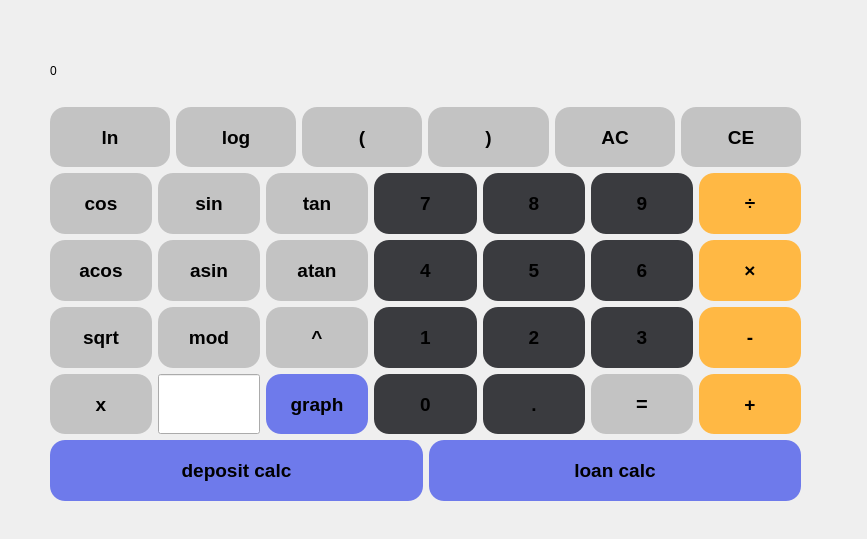
<?xml version="1.0" encoding="UTF-8"?>
<ui version="4.0">
 <class>MainWindow</class>
 <widget class="QMainWindow" name="MainWindow">
  <property name="geometry">
   <rect>
    <x>0</x>
    <y>0</y>
    <width>867</width>
    <height>539</height>
   </rect>
  </property>
  <property name="windowTitle">
   <string>MainWindow</string>
  </property>
  <property name="iconSize">
   <size>
    <width>32</width>
    <height>32</height>
   </size>
  </property>
  <widget class="QWidget" name="centralwidget">
   <widget class="QWidget" name="verticalLayoutWidget">
    <property name="geometry">
     <rect>
      <x>50</x>
      <y>40</y>
      <width>751</width>
      <height>461</height>
     </rect>
    </property>
    <property name="sizePolicy">
     <sizepolicy hsizetype="Preferred" vsizetype="Preferred">
      <horstretch>0</horstretch>
      <verstretch>0</verstretch>
     </sizepolicy>
    </property>
    <property name="maximumSize">
     <size>
      <width>800</width>
      <height>800</height>
     </size>
    </property>
    <layout class="QVBoxLayout" name="verticalLayout">
     <property name="sizeConstraint">
      <enum>QLayout::SetMinimumSize</enum>
     </property>
     <item>
      <widget class="QLabel" name="expressionLabel">
       <property name="text">
        <string>0</string>
       </property>
      </widget>
     </item>
     <item>
      <layout class="QHBoxLayout" name="horizontalLayout">
       <item>
        <widget class="QPushButton" name="pushButton_ln">
         <property name="sizePolicy">
          <sizepolicy hsizetype="Minimum" vsizetype="Preferred">
           <horstretch>0</horstretch>
           <verstretch>0</verstretch>
          </sizepolicy>
         </property>
         <property name="maximumSize">
          <size>
           <width>800</width>
           <height>800</height>
          </size>
         </property>
         <property name="font">
          <font>
           <pointsize>14</pointsize>
           <bold>true</bold>
          </font>
         </property>
         <property name="styleSheet">
          <string notr="true">background-color: rgb(195, 195, 195);
border-radius: 15px;</string>
         </property>
         <property name="text">
          <string>ln</string>
         </property>
        </widget>
       </item>
       <item>
        <widget class="QPushButton" name="pushButton_log">
         <property name="sizePolicy">
          <sizepolicy hsizetype="Minimum" vsizetype="Preferred">
           <horstretch>0</horstretch>
           <verstretch>0</verstretch>
          </sizepolicy>
         </property>
         <property name="maximumSize">
          <size>
           <width>800</width>
           <height>800</height>
          </size>
         </property>
         <property name="font">
          <font>
           <pointsize>14</pointsize>
           <bold>true</bold>
          </font>
         </property>
         <property name="styleSheet">
          <string notr="true">background-color: rgb(195, 195, 195);
border-radius: 15px;</string>
         </property>
         <property name="text">
          <string>log</string>
         </property>
        </widget>
       </item>
       <item>
        <widget class="QPushButton" name="pushButton_bracket1">
         <property name="sizePolicy">
          <sizepolicy hsizetype="Minimum" vsizetype="Preferred">
           <horstretch>0</horstretch>
           <verstretch>0</verstretch>
          </sizepolicy>
         </property>
         <property name="maximumSize">
          <size>
           <width>600</width>
           <height>600</height>
          </size>
         </property>
         <property name="font">
          <font>
           <pointsize>14</pointsize>
           <bold>true</bold>
          </font>
         </property>
         <property name="styleSheet">
          <string notr="true">background-color: rgb(195, 195, 195);
border-radius: 15px;</string>
         </property>
         <property name="text">
          <string>(</string>
         </property>
        </widget>
       </item>
       <item>
        <widget class="QPushButton" name="pushButton_bracket2">
         <property name="sizePolicy">
          <sizepolicy hsizetype="Minimum" vsizetype="Preferred">
           <horstretch>0</horstretch>
           <verstretch>0</verstretch>
          </sizepolicy>
         </property>
         <property name="maximumSize">
          <size>
           <width>600</width>
           <height>600</height>
          </size>
         </property>
         <property name="font">
          <font>
           <pointsize>14</pointsize>
           <bold>true</bold>
          </font>
         </property>
         <property name="styleSheet">
          <string notr="true">background-color: rgb(195, 195, 195);
border-radius: 15px;</string>
         </property>
         <property name="text">
          <string>)</string>
         </property>
        </widget>
       </item>
       <item>
        <widget class="QPushButton" name="pushButton_ac">
         <property name="sizePolicy">
          <sizepolicy hsizetype="Minimum" vsizetype="Preferred">
           <horstretch>0</horstretch>
           <verstretch>0</verstretch>
          </sizepolicy>
         </property>
         <property name="maximumSize">
          <size>
           <width>600</width>
           <height>600</height>
          </size>
         </property>
         <property name="font">
          <font>
           <pointsize>14</pointsize>
           <bold>true</bold>
          </font>
         </property>
         <property name="styleSheet">
          <string notr="true">background-color: rgb(195, 195, 195);
border-radius: 15px;</string>
         </property>
         <property name="text">
          <string>AC</string>
         </property>
        </widget>
       </item>
       <item>
        <widget class="QPushButton" name="pushButton_ce">
         <property name="sizePolicy">
          <sizepolicy hsizetype="Preferred" vsizetype="Minimum">
           <horstretch>0</horstretch>
           <verstretch>0</verstretch>
          </sizepolicy>
         </property>
         <property name="maximumSize">
          <size>
           <width>600</width>
           <height>600</height>
          </size>
         </property>
         <property name="font">
          <font>
           <pointsize>14</pointsize>
           <bold>true</bold>
          </font>
         </property>
         <property name="styleSheet">
          <string notr="true">background-color: rgb(195, 195, 195);
border-radius: 15px;</string>
         </property>
         <property name="text">
          <string>CE</string>
         </property>
        </widget>
       </item>
      </layout>
     </item>
     <item>
      <layout class="QHBoxLayout" name="horizontalLayout_2">
       <item>
        <widget class="QPushButton" name="pushButton_cos">
         <property name="sizePolicy">
          <sizepolicy hsizetype="Minimum" vsizetype="Preferred">
           <horstretch>0</horstretch>
           <verstretch>0</verstretch>
          </sizepolicy>
         </property>
         <property name="maximumSize">
          <size>
           <width>800</width>
           <height>800</height>
          </size>
         </property>
         <property name="font">
          <font>
           <pointsize>14</pointsize>
           <bold>true</bold>
          </font>
         </property>
         <property name="styleSheet">
          <string notr="true">background-color: rgb(195, 195, 195);
border-radius: 15px;</string>
         </property>
         <property name="text">
          <string>cos</string>
         </property>
        </widget>
       </item>
       <item>
        <widget class="QPushButton" name="pushButton_sin">
         <property name="sizePolicy">
          <sizepolicy hsizetype="Minimum" vsizetype="Preferred">
           <horstretch>0</horstretch>
           <verstretch>0</verstretch>
          </sizepolicy>
         </property>
         <property name="maximumSize">
          <size>
           <width>800</width>
           <height>800</height>
          </size>
         </property>
         <property name="font">
          <font>
           <pointsize>14</pointsize>
           <bold>true</bold>
          </font>
         </property>
         <property name="styleSheet">
          <string notr="true">background-color: rgb(195, 195, 195);
border-radius: 15px;</string>
         </property>
         <property name="text">
          <string>sin</string>
         </property>
        </widget>
       </item>
       <item>
        <widget class="QPushButton" name="pushButton_tan">
         <property name="sizePolicy">
          <sizepolicy hsizetype="Minimum" vsizetype="Preferred">
           <horstretch>0</horstretch>
           <verstretch>0</verstretch>
          </sizepolicy>
         </property>
         <property name="maximumSize">
          <size>
           <width>600</width>
           <height>600</height>
          </size>
         </property>
         <property name="font">
          <font>
           <pointsize>14</pointsize>
           <bold>true</bold>
          </font>
         </property>
         <property name="styleSheet">
          <string notr="true">background-color: rgb(195, 195, 195);
border-radius: 15px;</string>
         </property>
         <property name="text">
          <string>tan</string>
         </property>
        </widget>
       </item>
       <item>
        <widget class="QPushButton" name="pushButton_7">
         <property name="sizePolicy">
          <sizepolicy hsizetype="Minimum" vsizetype="Preferred">
           <horstretch>0</horstretch>
           <verstretch>0</verstretch>
          </sizepolicy>
         </property>
         <property name="maximumSize">
          <size>
           <width>600</width>
           <height>600</height>
          </size>
         </property>
         <property name="font">
          <font>
           <pointsize>14</pointsize>
           <bold>true</bold>
          </font>
         </property>
         <property name="styleSheet">
          <string notr="true">background-color: rgb(58, 59, 63);
border-radius: 15px;</string>
         </property>
         <property name="text">
          <string>7</string>
         </property>
        </widget>
       </item>
       <item>
        <widget class="QPushButton" name="pushButton_8">
         <property name="sizePolicy">
          <sizepolicy hsizetype="Minimum" vsizetype="Preferred">
           <horstretch>0</horstretch>
           <verstretch>0</verstretch>
          </sizepolicy>
         </property>
         <property name="maximumSize">
          <size>
           <width>600</width>
           <height>600</height>
          </size>
         </property>
         <property name="font">
          <font>
           <pointsize>14</pointsize>
           <bold>true</bold>
          </font>
         </property>
         <property name="styleSheet">
          <string notr="true">background-color: rgb(58, 59, 63);
border-radius: 15px;</string>
         </property>
         <property name="text">
          <string>8</string>
         </property>
        </widget>
       </item>
       <item>
        <widget class="QPushButton" name="pushButton_9">
         <property name="sizePolicy">
          <sizepolicy hsizetype="Minimum" vsizetype="Preferred">
           <horstretch>0</horstretch>
           <verstretch>0</verstretch>
          </sizepolicy>
         </property>
         <property name="font">
          <font>
           <pointsize>14</pointsize>
           <bold>true</bold>
          </font>
         </property>
         <property name="styleSheet">
          <string notr="true">background-color: rgb(58, 59, 63);
border-radius: 15px;</string>
         </property>
         <property name="text">
          <string>9</string>
         </property>
        </widget>
       </item>
       <item>
        <widget class="QPushButton" name="pushButton_div">
         <property name="sizePolicy">
          <sizepolicy hsizetype="Minimum" vsizetype="Preferred">
           <horstretch>0</horstretch>
           <verstretch>0</verstretch>
          </sizepolicy>
         </property>
         <property name="font">
          <font>
           <pointsize>14</pointsize>
           <bold>true</bold>
          </font>
         </property>
         <property name="styleSheet">
          <string notr="true">background-color: rgb(255, 184, 68);
border-radius: 15px;
font-weight: bold;</string>
         </property>
         <property name="text">
          <string>÷</string>
         </property>
        </widget>
       </item>
      </layout>
     </item>
     <item>
      <layout class="QHBoxLayout" name="horizontalLayout_4">
       <item>
        <widget class="QPushButton" name="pushButton_acos">
         <property name="sizePolicy">
          <sizepolicy hsizetype="Minimum" vsizetype="Preferred">
           <horstretch>0</horstretch>
           <verstretch>0</verstretch>
          </sizepolicy>
         </property>
         <property name="maximumSize">
          <size>
           <width>800</width>
           <height>800</height>
          </size>
         </property>
         <property name="font">
          <font>
           <pointsize>14</pointsize>
           <bold>true</bold>
          </font>
         </property>
         <property name="styleSheet">
          <string notr="true">background-color: rgb(195, 195, 195);
border-radius: 15px;</string>
         </property>
         <property name="text">
          <string>acos</string>
         </property>
        </widget>
       </item>
       <item>
        <widget class="QPushButton" name="pushButton_asin">
         <property name="sizePolicy">
          <sizepolicy hsizetype="Minimum" vsizetype="Preferred">
           <horstretch>0</horstretch>
           <verstretch>0</verstretch>
          </sizepolicy>
         </property>
         <property name="maximumSize">
          <size>
           <width>800</width>
           <height>800</height>
          </size>
         </property>
         <property name="font">
          <font>
           <pointsize>14</pointsize>
           <bold>true</bold>
          </font>
         </property>
         <property name="styleSheet">
          <string notr="true">background-color: rgb(195, 195, 195);
border-radius: 15px;</string>
         </property>
         <property name="text">
          <string>asin</string>
         </property>
        </widget>
       </item>
       <item>
        <widget class="QPushButton" name="pushButton_atan">
         <property name="sizePolicy">
          <sizepolicy hsizetype="Minimum" vsizetype="Preferred">
           <horstretch>0</horstretch>
           <verstretch>0</verstretch>
          </sizepolicy>
         </property>
         <property name="maximumSize">
          <size>
           <width>600</width>
           <height>600</height>
          </size>
         </property>
         <property name="font">
          <font>
           <pointsize>14</pointsize>
           <bold>true</bold>
          </font>
         </property>
         <property name="styleSheet">
          <string notr="true">background-color: rgb(195, 195, 195);
border-radius: 15px;</string>
         </property>
         <property name="text">
          <string>atan</string>
         </property>
        </widget>
       </item>
       <item>
        <widget class="QPushButton" name="pushButton_4">
         <property name="sizePolicy">
          <sizepolicy hsizetype="Minimum" vsizetype="Preferred">
           <horstretch>0</horstretch>
           <verstretch>0</verstretch>
          </sizepolicy>
         </property>
         <property name="maximumSize">
          <size>
           <width>600</width>
           <height>600</height>
          </size>
         </property>
         <property name="font">
          <font>
           <pointsize>14</pointsize>
           <bold>true</bold>
          </font>
         </property>
         <property name="styleSheet">
          <string notr="true">background-color: rgb(58, 59, 63);
border-radius: 15px;</string>
         </property>
         <property name="text">
          <string>4</string>
         </property>
        </widget>
       </item>
       <item>
        <widget class="QPushButton" name="pushButton_5">
         <property name="sizePolicy">
          <sizepolicy hsizetype="Minimum" vsizetype="Preferred">
           <horstretch>0</horstretch>
           <verstretch>0</verstretch>
          </sizepolicy>
         </property>
         <property name="maximumSize">
          <size>
           <width>600</width>
           <height>600</height>
          </size>
         </property>
         <property name="font">
          <font>
           <pointsize>14</pointsize>
           <bold>true</bold>
          </font>
         </property>
         <property name="styleSheet">
          <string notr="true">background-color: rgb(58, 59, 63);
border-radius: 15px;</string>
         </property>
         <property name="text">
          <string>5</string>
         </property>
        </widget>
       </item>
       <item>
        <widget class="QPushButton" name="pushButton_6">
         <property name="sizePolicy">
          <sizepolicy hsizetype="Minimum" vsizetype="Preferred">
           <horstretch>0</horstretch>
           <verstretch>0</verstretch>
          </sizepolicy>
         </property>
         <property name="font">
          <font>
           <pointsize>14</pointsize>
           <bold>true</bold>
          </font>
         </property>
         <property name="styleSheet">
          <string notr="true">background-color: rgb(58, 59, 63);
border-radius: 15px;</string>
         </property>
         <property name="text">
          <string>6</string>
         </property>
        </widget>
       </item>
       <item>
        <widget class="QPushButton" name="pushButton_mul">
         <property name="sizePolicy">
          <sizepolicy hsizetype="Minimum" vsizetype="Preferred">
           <horstretch>0</horstretch>
           <verstretch>0</verstretch>
          </sizepolicy>
         </property>
         <property name="font">
          <font>
           <pointsize>14</pointsize>
           <bold>true</bold>
          </font>
         </property>
         <property name="styleSheet">
          <string notr="true">background-color: rgb(255, 184, 68);
border-radius: 15px;
font-weight: bold;</string>
         </property>
         <property name="text">
          <string>×</string>
         </property>
        </widget>
       </item>
      </layout>
     </item>
     <item>
      <layout class="QHBoxLayout" name="horizontalLayout_3">
       <item>
        <widget class="QPushButton" name="pushButton_sqrt">
         <property name="sizePolicy">
          <sizepolicy hsizetype="Minimum" vsizetype="Preferred">
           <horstretch>0</horstretch>
           <verstretch>0</verstretch>
          </sizepolicy>
         </property>
         <property name="maximumSize">
          <size>
           <width>800</width>
           <height>800</height>
          </size>
         </property>
         <property name="font">
          <font>
           <pointsize>14</pointsize>
           <bold>true</bold>
          </font>
         </property>
         <property name="styleSheet">
          <string notr="true">background-color: rgb(195, 195, 195);
border-radius: 15px;</string>
         </property>
         <property name="text">
          <string>sqrt</string>
         </property>
        </widget>
       </item>
       <item>
        <widget class="QPushButton" name="pushButton_mod">
         <property name="sizePolicy">
          <sizepolicy hsizetype="Minimum" vsizetype="Preferred">
           <horstretch>0</horstretch>
           <verstretch>0</verstretch>
          </sizepolicy>
         </property>
         <property name="maximumSize">
          <size>
           <width>800</width>
           <height>800</height>
          </size>
         </property>
         <property name="font">
          <font>
           <pointsize>14</pointsize>
           <bold>true</bold>
          </font>
         </property>
         <property name="styleSheet">
          <string notr="true">background-color: rgb(195, 195, 195);
border-radius: 15px;</string>
         </property>
         <property name="text">
          <string>mod</string>
         </property>
        </widget>
       </item>
       <item>
        <widget class="QPushButton" name="pushButton_pow">
         <property name="sizePolicy">
          <sizepolicy hsizetype="Minimum" vsizetype="Preferred">
           <horstretch>0</horstretch>
           <verstretch>0</verstretch>
          </sizepolicy>
         </property>
         <property name="maximumSize">
          <size>
           <width>600</width>
           <height>600</height>
          </size>
         </property>
         <property name="font">
          <font>
           <pointsize>14</pointsize>
           <bold>true</bold>
          </font>
         </property>
         <property name="styleSheet">
          <string notr="true">background-color: rgb(195, 195, 195);
border-radius: 15px;</string>
         </property>
         <property name="text">
          <string>^</string>
         </property>
        </widget>
       </item>
       <item>
        <widget class="QPushButton" name="pushButton_1">
         <property name="enabled">
          <bool>true</bool>
         </property>
         <property name="sizePolicy">
          <sizepolicy hsizetype="Minimum" vsizetype="Preferred">
           <horstretch>0</horstretch>
           <verstretch>0</verstretch>
          </sizepolicy>
         </property>
         <property name="maximumSize">
          <size>
           <width>600</width>
           <height>600</height>
          </size>
         </property>
         <property name="font">
          <font>
           <pointsize>14</pointsize>
           <bold>true</bold>
          </font>
         </property>
         <property name="styleSheet">
          <string notr="true">background-color: rgb(58, 59, 63);
border-radius: 15px;</string>
         </property>
         <property name="text">
          <string>1</string>
         </property>
        </widget>
       </item>
       <item>
        <widget class="QPushButton" name="pushButton_2">
         <property name="sizePolicy">
          <sizepolicy hsizetype="Minimum" vsizetype="Preferred">
           <horstretch>0</horstretch>
           <verstretch>0</verstretch>
          </sizepolicy>
         </property>
         <property name="maximumSize">
          <size>
           <width>600</width>
           <height>600</height>
          </size>
         </property>
         <property name="font">
          <font>
           <pointsize>14</pointsize>
           <bold>true</bold>
          </font>
         </property>
         <property name="styleSheet">
          <string notr="true">background-color: rgb(58, 59, 63);
border-radius: 15px;</string>
         </property>
         <property name="text">
          <string>2</string>
         </property>
        </widget>
       </item>
       <item>
        <widget class="QPushButton" name="pushButton_3">
         <property name="sizePolicy">
          <sizepolicy hsizetype="Minimum" vsizetype="Preferred">
           <horstretch>0</horstretch>
           <verstretch>0</verstretch>
          </sizepolicy>
         </property>
         <property name="font">
          <font>
           <pointsize>14</pointsize>
           <bold>true</bold>
          </font>
         </property>
         <property name="styleSheet">
          <string notr="true">background-color: rgb(58, 59, 63);
border-radius: 15px;
font-weight: bold;</string>
         </property>
         <property name="text">
          <string>3</string>
         </property>
        </widget>
       </item>
       <item>
        <widget class="QPushButton" name="pushButton_minus">
         <property name="sizePolicy">
          <sizepolicy hsizetype="Minimum" vsizetype="Preferred">
           <horstretch>0</horstretch>
           <verstretch>0</verstretch>
          </sizepolicy>
         </property>
         <property name="font">
          <font>
           <pointsize>14</pointsize>
           <bold>true</bold>
          </font>
         </property>
         <property name="styleSheet">
          <string notr="true">background-color: rgb(255, 184, 68);
border-radius: 15px;
font-weight: bold;</string>
         </property>
         <property name="text">
          <string>-</string>
         </property>
        </widget>
       </item>
      </layout>
     </item>
     <item>
      <layout class="QHBoxLayout" name="horizontalLayout_5">
       <item>
        <widget class="QPushButton" name="pushButton_x">
         <property name="sizePolicy">
          <sizepolicy hsizetype="Minimum" vsizetype="Preferred">
           <horstretch>0</horstretch>
           <verstretch>0</verstretch>
          </sizepolicy>
         </property>
         <property name="maximumSize">
          <size>
           <width>800</width>
           <height>800</height>
          </size>
         </property>
         <property name="font">
          <font>
           <pointsize>14</pointsize>
           <bold>true</bold>
          </font>
         </property>
         <property name="styleSheet">
          <string notr="true">background-color: rgb(195, 195, 195);
border-radius: 15px;</string>
         </property>
         <property name="text">
          <string>x</string>
         </property>
        </widget>
       </item>
       <item>
        <widget class="QLineEdit" name="x_input">
         <property name="sizePolicy">
          <sizepolicy hsizetype="Ignored" vsizetype="Ignored">
           <horstretch>0</horstretch>
           <verstretch>0</verstretch>
          </sizepolicy>
         </property>
        </widget>
       </item>
       <item>
        <widget class="QPushButton" name="pushButton_graph">
         <property name="sizePolicy">
          <sizepolicy hsizetype="Minimum" vsizetype="Preferred">
           <horstretch>0</horstretch>
           <verstretch>0</verstretch>
          </sizepolicy>
         </property>
         <property name="maximumSize">
          <size>
           <width>600</width>
           <height>600</height>
          </size>
         </property>
         <property name="font">
          <font>
           <pointsize>14</pointsize>
           <bold>true</bold>
          </font>
         </property>
         <property name="styleSheet">
          <string notr="true">background-color: rgb(110, 122, 235);
border-radius: 15px;</string>
         </property>
         <property name="text">
          <string>graph</string>
         </property>
        </widget>
       </item>
       <item>
        <widget class="QPushButton" name="pushButton_0">
         <property name="sizePolicy">
          <sizepolicy hsizetype="Minimum" vsizetype="Preferred">
           <horstretch>0</horstretch>
           <verstretch>0</verstretch>
          </sizepolicy>
         </property>
         <property name="maximumSize">
          <size>
           <width>600</width>
           <height>600</height>
          </size>
         </property>
         <property name="font">
          <font>
           <pointsize>14</pointsize>
           <bold>true</bold>
          </font>
         </property>
         <property name="styleSheet">
          <string notr="true">background-color: rgb(58, 59, 63);
border-radius: 15px;
font-weight: bold;</string>
         </property>
         <property name="text">
          <string>0</string>
         </property>
        </widget>
       </item>
       <item>
        <widget class="QPushButton" name="pushButton_dot">
         <property name="sizePolicy">
          <sizepolicy hsizetype="Minimum" vsizetype="Preferred">
           <horstretch>0</horstretch>
           <verstretch>0</verstretch>
          </sizepolicy>
         </property>
         <property name="maximumSize">
          <size>
           <width>600</width>
           <height>600</height>
          </size>
         </property>
         <property name="font">
          <font>
           <pointsize>14</pointsize>
           <bold>true</bold>
          </font>
         </property>
         <property name="styleSheet">
          <string notr="true">background-color: rgb(58, 59, 63);
border-radius: 15px;
font-weight: bold;</string>
         </property>
         <property name="text">
          <string>.</string>
         </property>
        </widget>
       </item>
       <item>
        <widget class="QPushButton" name="pushButton_result">
         <property name="sizePolicy">
          <sizepolicy hsizetype="Minimum" vsizetype="Preferred">
           <horstretch>0</horstretch>
           <verstretch>0</verstretch>
          </sizepolicy>
         </property>
         <property name="font">
          <font>
           <pointsize>15</pointsize>
           <bold>true</bold>
          </font>
         </property>
         <property name="styleSheet">
          <string notr="true">background-color: rgb(195, 195, 195);
border-radius: 15px;
font-weight: bold;</string>
         </property>
         <property name="text">
          <string>=</string>
         </property>
        </widget>
       </item>
       <item>
        <widget class="QPushButton" name="pushButton_plus">
         <property name="sizePolicy">
          <sizepolicy hsizetype="Minimum" vsizetype="Preferred">
           <horstretch>0</horstretch>
           <verstretch>0</verstretch>
          </sizepolicy>
         </property>
         <property name="font">
          <font>
           <pointsize>14</pointsize>
           <bold>true</bold>
          </font>
         </property>
         <property name="styleSheet">
          <string notr="true">background-color: rgb(255, 184, 68);
border-radius: 15px;
font-weight: bold;</string>
         </property>
         <property name="text">
          <string>+</string>
         </property>
        </widget>
       </item>
      </layout>
     </item>
     <item>
      <layout class="QHBoxLayout" name="horizontalLayout_6">
       <item>
        <widget class="QPushButton" name="pushButton_deposit">
         <property name="sizePolicy">
          <sizepolicy hsizetype="Preferred" vsizetype="Preferred">
           <horstretch>0</horstretch>
           <verstretch>0</verstretch>
          </sizepolicy>
         </property>
         <property name="font">
          <font>
           <pointsize>14</pointsize>
           <bold>true</bold>
          </font>
         </property>
         <property name="styleSheet">
          <string notr="true">background-color: rgb(110, 122, 235);
border-radius: 15px;</string>
         </property>
         <property name="text">
          <string>deposit calc</string>
         </property>
        </widget>
       </item>
       <item>
        <widget class="QPushButton" name="pushButton_loan">
         <property name="sizePolicy">
          <sizepolicy hsizetype="Preferred" vsizetype="Preferred">
           <horstretch>0</horstretch>
           <verstretch>0</verstretch>
          </sizepolicy>
         </property>
         <property name="font">
          <font>
           <pointsize>14</pointsize>
           <bold>true</bold>
          </font>
         </property>
         <property name="styleSheet">
          <string notr="true">background-color: rgb(110, 122, 235);
border-radius: 15px;</string>
         </property>
         <property name="text">
          <string>loan calc</string>
         </property>
        </widget>
       </item>
      </layout>
     </item>
    </layout>
   </widget>
  </widget>
 </widget>
 <resources/>
 <connections/>
</ui>
